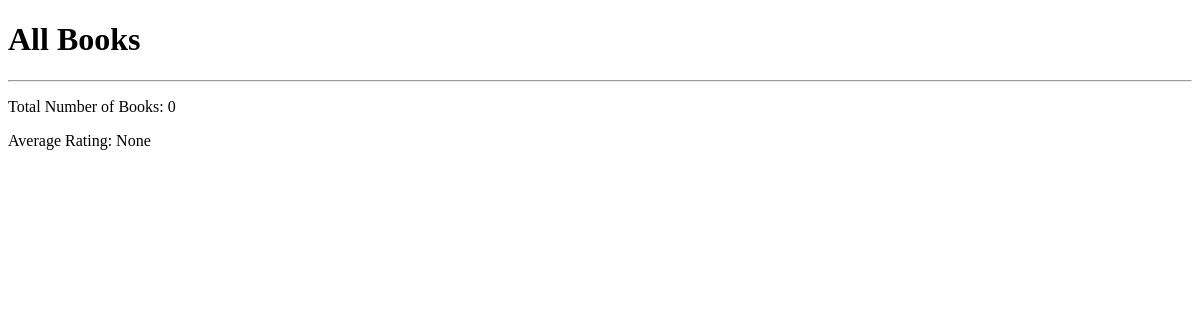
Before: / with the older database file.
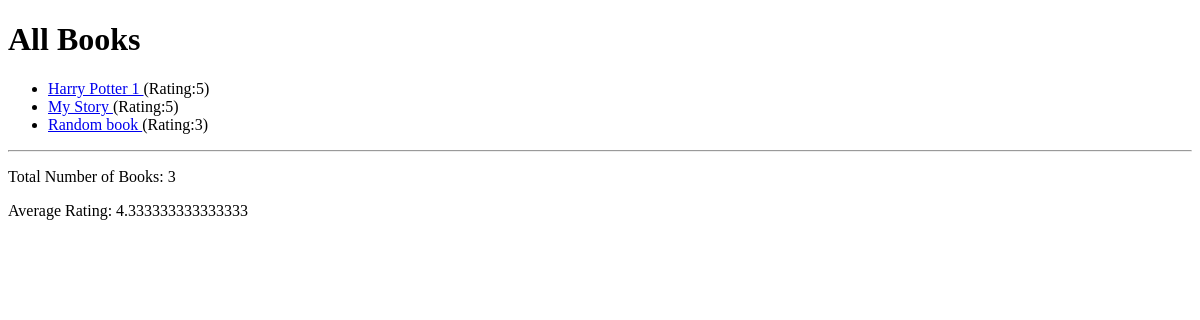
After: the same page with the newer database file.
### book_outlet/models.py (models this page shows, shortened)
class Book(models.Model):
    title = models.CharField(max_length=50)
    rating = models.IntegerField(
        validators=[MinValueValidator(1), MaxValueValidator(5)])
    author = models.CharField(null=True,max_length=100)
    is_bestselling = models.BooleanField(default=False)
    slug = models.SlugField(default="", null=False, db_index=True) # Harry Potter 1 => harry-potter-1

### book_outlet/views.py (the view)
# urls.py: path('', views.index, name='index'),
def index(request):
    books = Book.objects.all().order_by('-rating')
    num_books = books.count()
    avg_rating = books.aggregate(Avg('rating')) # rating__avg, rating__min, rating__max
    return render(request, 'book_outlet/index.html',{
        'books': books,
        "total_books": num_books,
        "avg_rating": avg_rating['rating__avg'],
    })

### book_outlet/templates/book_outlet/index.html (shortened to what this page needs)
{% extends "book_outlet/base.html" %}
{% block content %}
    <h1>All Books</h1>
    <ul>
       {% for book in books %}
           <li><a href="{% url "book-detail" book.slug %}">{{ book.title }} </a>(Rating:{{ book.rating }})</li>
       {% endfor %}
    </ul>
    <hr>
    <p>Total Number of Books: {{ total_books }}</p>
    <p>Average Rating: {{ avg_rating }}</p>
{% endblock  %}

### book_outlet/templates/book_outlet/base.html (shortened to what this page needs)
<!DOCTYPE html>
<html lang="en">
<head>
</head>
<body>
    {% block content %}
    {% endblock  %}
</body>
</html>

Changed rows visible on the page:
added Book: title "Harry Potter 1", rating "5"
added Book: title "My Story", rating "5"
added Book: title "Random book", rating "3"
Other visible differences:
{{ total_books }}: "0" → "3"
{{ avg_rating }}: "None" → "4.333333333333333"
